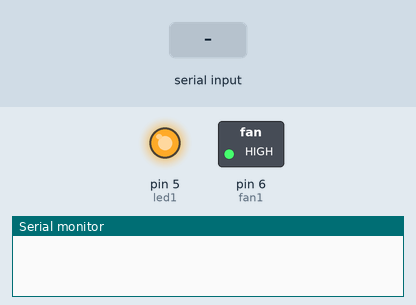
Recording of a sketch running on a simulated Arduino Uno, built with avr-gcc and run on an emulated ATmega328P. Shown: switched loads named in the sketch (green lamp = pin HIGH), output pins drawn as LEDs (lit = HIGH), the last lines printed to the serial monitor. The test bench sets the inputs (shaded band).

Above: at 1.2 s.
1.3 s: "*LED of" received over Serial
At 2.1 s:
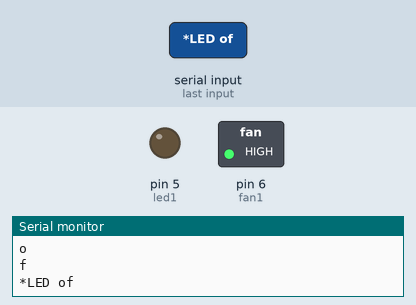
2.8 s: "*fan of" received over Serial
At 3.3 s:
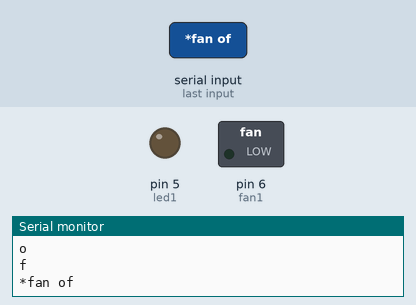
4.3 s: "*LED on" received over Serial
At 5.6 s:
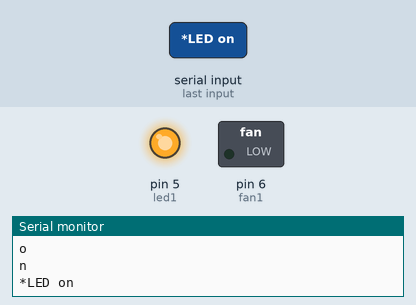
Timing chart, 0 to 7.3 s (numbered marks = the images above; inputs shaded):
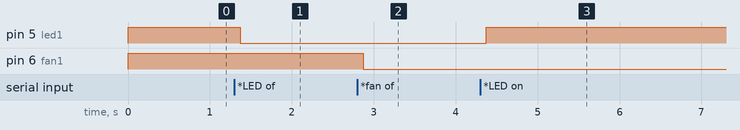

Measured:
- after the input at 1.3 s, pin 5 (led1): HIGH → LOW after 0.07 s
- after the input at 2.8 s, pin 6 (fan1): HIGH → LOW after 0.07 s
- after the input at 4.3 s, pin 5 (led1): LOW → HIGH after 0.07 s

The sketch:

probotv4.ino
```cpp
String voice="";

int led1 = 5;
int fan1 = 6;

void lon() {
  digitalWrite (led1, HIGH);

}

void loff() {
  digitalWrite (led1, LOW);
 }

void fon(){
    digitalWrite (fan1, HIGH);
}

void foff() {
  digitalWrite (fan1, LOW);
 }

void setup() {
  Serial.begin(38400);
  pinMode(led1, OUTPUT);
  digitalWrite (led1, HIGH);
   pinMode(fan1, OUTPUT);
  digitalWrite (fan1, HIGH);

}

void loop() {
  while(Serial.available()) {
    delay(10);
    char c=Serial.read();
    Serial.println(c);
    if(c=='#')
    {break; }
    voice += c;
}

if (voice.length() > 0) {
  Serial.println(voice);
  if (voice == "*LED on"||voice == "*lights on" )
  {lon() ; }
  else if (voice == "*LED of" || voice == "*LED off" || voice == "*lights of" || voice == "*lights off")
  {loff() ; }
  else if (voice == "*fan on")
  {fon() ; }
   else if (voice == "*fan of" || voice == "*fan off")
  {foff() ; }

voice="";
}
}
```
